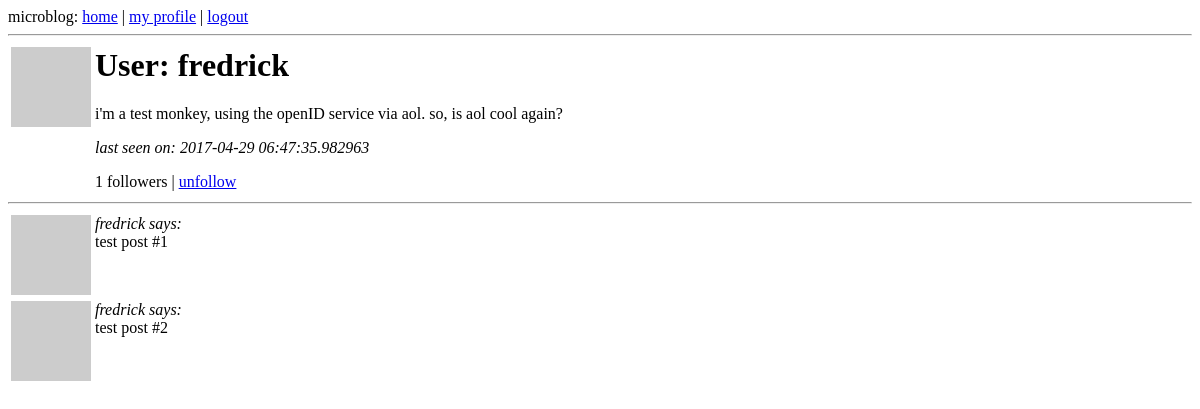
The page /user/fredrick (signed in) on the database as committed earlier.
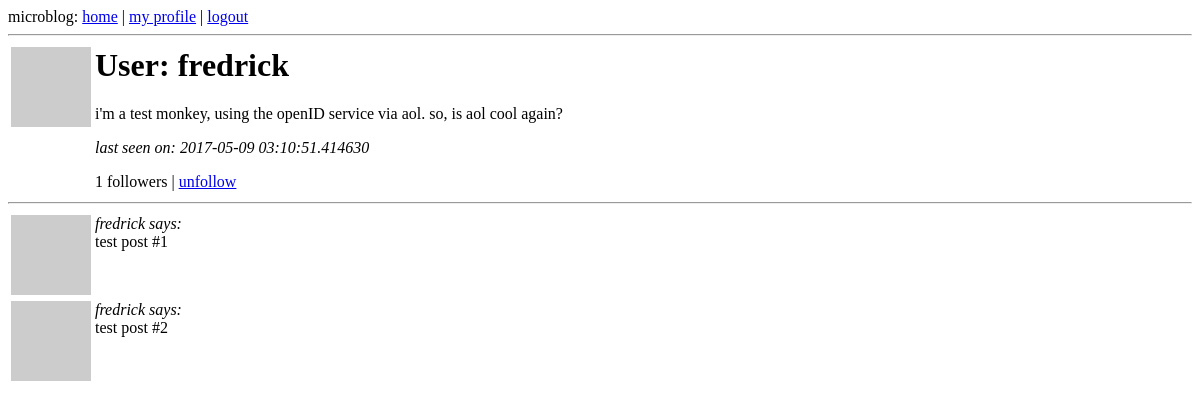
The same page on the database as committed later.
### app/models.py (models this page shows, shortened)
class User(db.Model):
    id = db.Column(db.Integer, primary_key=True)
    nickname = db.Column(db.String(64), index=True, unique=True)
    email = db.Column(db.String(120), index=True, unique=True)
    posts = db.relationship('Post', backref='author', lazy='dynamic')
    about_me = db.Column(db.String(140))
    last_seen = db.Column(db.DateTime)
    followed = db.relationship('User',
                               secondary=followers,
                               primaryjoin=(followers.c.follower_id == id),
                               secondaryjoin=(followers.c.followed_id == id),
                               backref=db.backref('followers', lazy='dynamic'),
                               lazy='dynamic')
    def is_following(self, user):
        return self.followed.filter(followers.c.followed_id == user.id).count() > 0
    def avatar(self, size):
        return 'http://www.gravatar.com/avatar/%s?d=mm&s=%d' % (md5(self.email.encode('utf-8')).hexdigest(), size)
    @property
    def is_authenticated(self):
        return True

### app/views.py (the view)
@app.route('/user/<nickname>')
@login_required
def user(nickname):
    user = User.query.filter_by(nickname=nickname).first()
    if user == None:
        flash('user %s not found.' % nickname)
        return redirect(url_for('index'))
    posts = [
        {'author': user, 'body': 'test post #1'},
        {'author': user, 'body': 'test post #2'}
    ]
    return render_template('user.html',
                           user=user,
                           title='fuck0',
                           posts=posts)

### app/views.py (called while the page is built)
@lm.user_loader
def load_user(id):
    return User.query.get(int(id))

@app.before_request
def before_request():
    g.user = current_user
    if g.user.is_authenticated:
        g.user.last_seen = datetime.utcnow()
        db.session.add(g.user)
        db.session.commit()

### app/templates/user.html
{% extends "base.html" %}
{% block content %}
  <table>
      <tr valign="top">
          <td><img src="{{ user.avatar(128) }}"></td>
          <td>
              <h1>User: {{ user.nickname }}</h1>
              {% if user.about_me %}<p>{{ user.about_me }}</p>{% endif %}
              {% if user.last_seen %}<p><i>last seen on: {{ user.last_seen }}</i></p>{% endif %}
              <p>{{ user.followers.count() }} followers |
              {% if user.id == g.user.id %}
                  <a href="{{ url_for('edit') }}">edit your profile</a>
              {% elif not g.user.is_following(user) %}
                  <a href="{{ url_for('follow', nickname=user.nickname) }}">follow</a>
              {% else %}
                  <a href="{{ url_for('unfollow', nickname=user.nickname) }}">unfollow</a>
              {% endif %}
              </p>
          </td>
      </tr>
  </table>
  <hr>
  {% for post in posts %}
      {% include 'post.html' %}
  {% endfor %}
{% endblock %}

### app/templates/post.html
<table>
    <tr valign="top">
        <td><img src="{{ post.author.avatar(50) }}"></td><td><i>{{ post.author.nickname }} says:</i><br>{{ post.body }}</td>
    </tr>
</table>

Rows that differ between the two databases and show on the page:
changed User "fredrick": last_seen "2017-04-29 06:47:35.982963" → "2017-05-09 03:10:51.414630"
